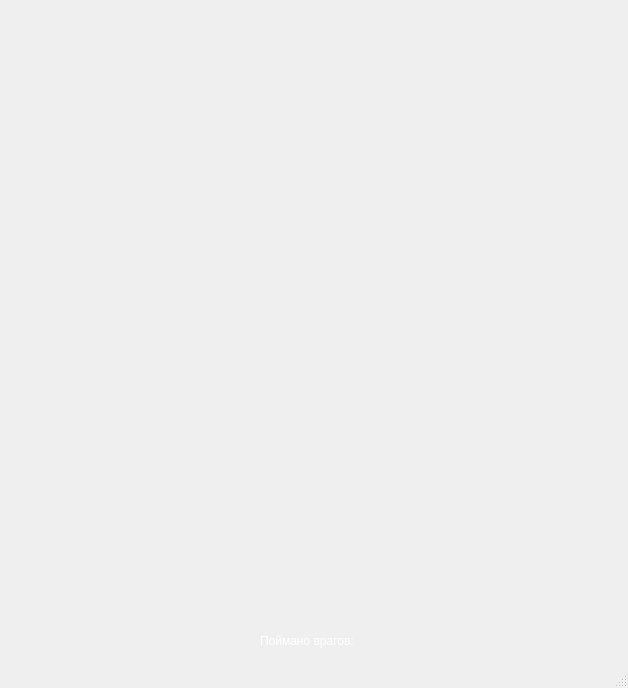
<?xml version="1.0" encoding="UTF-8"?>
<ui version="4.0">
 <class>MainWindow</class>
 <widget class="QMainWindow" name="MainWindow">
  <property name="geometry">
   <rect>
    <x>0</x>
    <y>0</y>
    <width>628</width>
    <height>688</height>
   </rect>
  </property>
  <property name="windowTitle">
   <string>MainWindow</string>
  </property>
  <widget class="QWidget" name="centralwidget">
   <widget class="QLabel" name="fon">
    <property name="geometry">
     <rect>
      <x>0</x>
      <y>0</y>
      <width>851</width>
      <height>701</height>
     </rect>
    </property>
    <property name="text">
     <string/>
    </property>
    <property name="pixmap">
     <pixmap>images/font.jpg</pixmap>
    </property>
   </widget>
   <widget class="QLabel" name="label">
    <property name="geometry">
     <rect>
      <x>260</x>
      <y>630</y>
      <width>231</width>
      <height>21</height>
     </rect>
    </property>
    <property name="styleSheet">
     <string notr="true">font: 75 14pt &quot;MS Shell Dlg 2&quot;;color: rgb(255, 255, 255)</string>
    </property>
    <property name="text">
     <string>Поймано врагов:</string>
    </property>
   </widget>
   <widget class="QLabel" name="lb2">
    <property name="geometry">
     <rect>
      <x>80</x>
      <y>10</y>
      <width>50</width>
      <height>50</height>
     </rect>
    </property>
    <property name="text">
     <string/>
    </property>
    <property name="pixmap">
     <pixmap>images/player.jpg</pixmap>
    </property>
   </widget>
   <widget class="QLabel" name="lb13">
    <property name="geometry">
     <rect>
      <x>140</x>
      <y>70</y>
      <width>50</width>
      <height>50</height>
     </rect>
    </property>
    <property name="text">
     <string/>
    </property>
    <property name="pixmap">
     <pixmap>images/player.jpg</pixmap>
    </property>
   </widget>
   <widget class="QLabel" name="lb19">
    <property name="geometry">
     <rect>
      <x>500</x>
      <y>70</y>
      <width>50</width>
      <height>50</height>
     </rect>
    </property>
    <property name="text">
     <string/>
    </property>
    <property name="pixmap">
     <pixmap>images/player.jpg</pixmap>
    </property>
   </widget>
   <widget class="QLabel" name="lb10">
    <property name="geometry">
     <rect>
      <x>560</x>
      <y>10</y>
      <width>50</width>
      <height>50</height>
     </rect>
    </property>
    <property name="text">
     <string/>
    </property>
    <property name="pixmap">
     <pixmap>images/player.jpg</pixmap>
    </property>
   </widget>
   <widget class="QLabel" name="lb6">
    <property name="geometry">
     <rect>
      <x>320</x>
      <y>10</y>
      <width>50</width>
      <height>50</height>
     </rect>
    </property>
    <property name="text">
     <string/>
    </property>
    <property name="pixmap">
     <pixmap>images/player.jpg</pixmap>
    </property>
   </widget>
   <widget class="QLabel" name="lb11">
    <property name="geometry">
     <rect>
      <x>20</x>
      <y>70</y>
      <width>50</width>
      <height>50</height>
     </rect>
    </property>
    <property name="text">
     <string/>
    </property>
    <property name="pixmap">
     <pixmap>images/player.jpg</pixmap>
    </property>
   </widget>
   <widget class="QLabel" name="lb3">
    <property name="geometry">
     <rect>
      <x>140</x>
      <y>10</y>
      <width>50</width>
      <height>50</height>
     </rect>
    </property>
    <property name="text">
     <string/>
    </property>
    <property name="pixmap">
     <pixmap>images/player.jpg</pixmap>
    </property>
   </widget>
   <widget class="QLabel" name="lb20">
    <property name="geometry">
     <rect>
      <x>560</x>
      <y>70</y>
      <width>50</width>
      <height>50</height>
     </rect>
    </property>
    <property name="text">
     <string/>
    </property>
    <property name="pixmap">
     <pixmap>images/player.jpg</pixmap>
    </property>
   </widget>
   <widget class="QLabel" name="lb9">
    <property name="geometry">
     <rect>
      <x>500</x>
      <y>10</y>
      <width>50</width>
      <height>50</height>
     </rect>
    </property>
    <property name="text">
     <string/>
    </property>
    <property name="pixmap">
     <pixmap>images/player.jpg</pixmap>
    </property>
   </widget>
   <widget class="QLabel" name="lb16">
    <property name="geometry">
     <rect>
      <x>320</x>
      <y>70</y>
      <width>50</width>
      <height>50</height>
     </rect>
    </property>
    <property name="text">
     <string/>
    </property>
    <property name="pixmap">
     <pixmap>images/player.jpg</pixmap>
    </property>
   </widget>
   <widget class="QLabel" name="lb15">
    <property name="geometry">
     <rect>
      <x>260</x>
      <y>70</y>
      <width>50</width>
      <height>50</height>
     </rect>
    </property>
    <property name="text">
     <string/>
    </property>
    <property name="pixmap">
     <pixmap>images/player.jpg</pixmap>
    </property>
   </widget>
   <widget class="QLabel" name="lb18">
    <property name="geometry">
     <rect>
      <x>440</x>
      <y>70</y>
      <width>50</width>
      <height>50</height>
     </rect>
    </property>
    <property name="text">
     <string/>
    </property>
    <property name="pixmap">
     <pixmap>images/player.jpg</pixmap>
    </property>
   </widget>
   <widget class="QLabel" name="lb5">
    <property name="geometry">
     <rect>
      <x>260</x>
      <y>10</y>
      <width>50</width>
      <height>50</height>
     </rect>
    </property>
    <property name="text">
     <string/>
    </property>
    <property name="pixmap">
     <pixmap>images/player.jpg</pixmap>
    </property>
   </widget>
   <widget class="QLabel" name="lb4">
    <property name="geometry">
     <rect>
      <x>200</x>
      <y>10</y>
      <width>50</width>
      <height>50</height>
     </rect>
    </property>
    <property name="text">
     <string/>
    </property>
    <property name="pixmap">
     <pixmap>images/player.jpg</pixmap>
    </property>
   </widget>
   <widget class="QLabel" name="lb17">
    <property name="geometry">
     <rect>
      <x>380</x>
      <y>70</y>
      <width>50</width>
      <height>50</height>
     </rect>
    </property>
    <property name="text">
     <string/>
    </property>
    <property name="pixmap">
     <pixmap>images/player.jpg</pixmap>
    </property>
   </widget>
   <widget class="QLabel" name="lb14">
    <property name="geometry">
     <rect>
      <x>200</x>
      <y>70</y>
      <width>50</width>
      <height>50</height>
     </rect>
    </property>
    <property name="text">
     <string/>
    </property>
    <property name="pixmap">
     <pixmap>images/player.jpg</pixmap>
    </property>
   </widget>
   <widget class="QLabel" name="lb7">
    <property name="geometry">
     <rect>
      <x>380</x>
      <y>10</y>
      <width>50</width>
      <height>50</height>
     </rect>
    </property>
    <property name="text">
     <string/>
    </property>
    <property name="pixmap">
     <pixmap>images/player.jpg</pixmap>
    </property>
   </widget>
   <widget class="QLabel" name="lb8">
    <property name="geometry">
     <rect>
      <x>440</x>
      <y>10</y>
      <width>50</width>
      <height>50</height>
     </rect>
    </property>
    <property name="text">
     <string/>
    </property>
    <property name="pixmap">
     <pixmap>images/player.jpg</pixmap>
    </property>
   </widget>
   <widget class="QLabel" name="lb1">
    <property name="geometry">
     <rect>
      <x>20</x>
      <y>10</y>
      <width>50</width>
      <height>50</height>
     </rect>
    </property>
    <property name="text">
     <string/>
    </property>
    <property name="pixmap">
     <pixmap>images/player.jpg</pixmap>
    </property>
   </widget>
   <widget class="QLabel" name="lb12">
    <property name="geometry">
     <rect>
      <x>80</x>
      <y>70</y>
      <width>50</width>
      <height>50</height>
     </rect>
    </property>
    <property name="text">
     <string/>
    </property>
    <property name="pixmap">
     <pixmap>images/player.jpg</pixmap>
    </property>
   </widget>
   <widget class="QLabel" name="lb38">
    <property name="geometry">
     <rect>
      <x>440</x>
      <y>190</y>
      <width>50</width>
      <height>50</height>
     </rect>
    </property>
    <property name="text">
     <string/>
    </property>
    <property name="pixmap">
     <pixmap>images/player.jpg</pixmap>
    </property>
   </widget>
   <widget class="QLabel" name="lb36">
    <property name="geometry">
     <rect>
      <x>320</x>
      <y>190</y>
      <width>50</width>
      <height>50</height>
     </rect>
    </property>
    <property name="text">
     <string/>
    </property>
    <property name="pixmap">
     <pixmap>images/player.jpg</pixmap>
    </property>
   </widget>
   <widget class="QLabel" name="lb26">
    <property name="geometry">
     <rect>
      <x>320</x>
      <y>130</y>
      <width>50</width>
      <height>50</height>
     </rect>
    </property>
    <property name="text">
     <string/>
    </property>
    <property name="pixmap">
     <pixmap>images/player.jpg</pixmap>
    </property>
   </widget>
   <widget class="QLabel" name="lb32">
    <property name="geometry">
     <rect>
      <x>80</x>
      <y>190</y>
      <width>50</width>
      <height>50</height>
     </rect>
    </property>
    <property name="text">
     <string/>
    </property>
    <property name="pixmap">
     <pixmap>images/player.jpg</pixmap>
    </property>
   </widget>
   <widget class="QLabel" name="lb29">
    <property name="geometry">
     <rect>
      <x>500</x>
      <y>130</y>
      <width>50</width>
      <height>50</height>
     </rect>
    </property>
    <property name="text">
     <string/>
    </property>
    <property name="pixmap">
     <pixmap>images/player.jpg</pixmap>
    </property>
   </widget>
   <widget class="QLabel" name="lb21">
    <property name="geometry">
     <rect>
      <x>20</x>
      <y>130</y>
      <width>50</width>
      <height>50</height>
     </rect>
    </property>
    <property name="text">
     <string/>
    </property>
    <property name="pixmap">
     <pixmap>images/player.jpg</pixmap>
    </property>
   </widget>
   <widget class="QLabel" name="lb40">
    <property name="geometry">
     <rect>
      <x>560</x>
      <y>190</y>
      <width>50</width>
      <height>50</height>
     </rect>
    </property>
    <property name="text">
     <string/>
    </property>
    <property name="pixmap">
     <pixmap>images/player.jpg</pixmap>
    </property>
   </widget>
   <widget class="QLabel" name="lb30">
    <property name="geometry">
     <rect>
      <x>560</x>
      <y>130</y>
      <width>50</width>
      <height>50</height>
     </rect>
    </property>
    <property name="text">
     <string/>
    </property>
    <property name="pixmap">
     <pixmap>images/player.jpg</pixmap>
    </property>
   </widget>
   <widget class="QLabel" name="lb22">
    <property name="geometry">
     <rect>
      <x>80</x>
      <y>130</y>
      <width>50</width>
      <height>50</height>
     </rect>
    </property>
    <property name="text">
     <string/>
    </property>
    <property name="pixmap">
     <pixmap>images/player.jpg</pixmap>
    </property>
   </widget>
   <widget class="QLabel" name="lb31">
    <property name="geometry">
     <rect>
      <x>20</x>
      <y>190</y>
      <width>50</width>
      <height>50</height>
     </rect>
    </property>
    <property name="text">
     <string/>
    </property>
    <property name="pixmap">
     <pixmap>images/player.jpg</pixmap>
    </property>
   </widget>
   <widget class="QLabel" name="lb23">
    <property name="geometry">
     <rect>
      <x>140</x>
      <y>130</y>
      <width>50</width>
      <height>50</height>
     </rect>
    </property>
    <property name="text">
     <string/>
    </property>
    <property name="pixmap">
     <pixmap>images/player.jpg</pixmap>
    </property>
   </widget>
   <widget class="QLabel" name="lb39">
    <property name="geometry">
     <rect>
      <x>500</x>
      <y>190</y>
      <width>50</width>
      <height>50</height>
     </rect>
    </property>
    <property name="text">
     <string/>
    </property>
    <property name="pixmap">
     <pixmap>images/player.jpg</pixmap>
    </property>
   </widget>
   <widget class="QLabel" name="lb28">
    <property name="geometry">
     <rect>
      <x>440</x>
      <y>130</y>
      <width>50</width>
      <height>50</height>
     </rect>
    </property>
    <property name="text">
     <string/>
    </property>
    <property name="pixmap">
     <pixmap>images/player.jpg</pixmap>
    </property>
   </widget>
   <widget class="QLabel" name="lb37">
    <property name="geometry">
     <rect>
      <x>380</x>
      <y>190</y>
      <width>50</width>
      <height>50</height>
     </rect>
    </property>
    <property name="text">
     <string/>
    </property>
    <property name="pixmap">
     <pixmap>images/player.jpg</pixmap>
    </property>
   </widget>
   <widget class="QLabel" name="lb33">
    <property name="geometry">
     <rect>
      <x>140</x>
      <y>190</y>
      <width>50</width>
      <height>50</height>
     </rect>
    </property>
    <property name="text">
     <string/>
    </property>
    <property name="pixmap">
     <pixmap>images/player.jpg</pixmap>
    </property>
   </widget>
   <widget class="QLabel" name="lb34">
    <property name="geometry">
     <rect>
      <x>200</x>
      <y>190</y>
      <width>50</width>
      <height>50</height>
     </rect>
    </property>
    <property name="text">
     <string/>
    </property>
    <property name="pixmap">
     <pixmap>images/player.jpg</pixmap>
    </property>
   </widget>
   <widget class="QLabel" name="lb35">
    <property name="geometry">
     <rect>
      <x>260</x>
      <y>190</y>
      <width>50</width>
      <height>50</height>
     </rect>
    </property>
    <property name="text">
     <string/>
    </property>
    <property name="pixmap">
     <pixmap>images/player.jpg</pixmap>
    </property>
   </widget>
   <widget class="QLabel" name="lb25">
    <property name="geometry">
     <rect>
      <x>260</x>
      <y>130</y>
      <width>50</width>
      <height>50</height>
     </rect>
    </property>
    <property name="text">
     <string/>
    </property>
    <property name="pixmap">
     <pixmap>images/player.jpg</pixmap>
    </property>
   </widget>
   <widget class="QLabel" name="lb24">
    <property name="geometry">
     <rect>
      <x>200</x>
      <y>130</y>
      <width>50</width>
      <height>50</height>
     </rect>
    </property>
    <property name="text">
     <string/>
    </property>
    <property name="pixmap">
     <pixmap>images/player.jpg</pixmap>
    </property>
   </widget>
   <widget class="QLabel" name="lb27">
    <property name="geometry">
     <rect>
      <x>380</x>
      <y>130</y>
      <width>50</width>
      <height>50</height>
     </rect>
    </property>
    <property name="text">
     <string/>
    </property>
    <property name="pixmap">
     <pixmap>images/player.jpg</pixmap>
    </property>
   </widget>
   <widget class="QLabel" name="lb68">
    <property name="geometry">
     <rect>
      <x>440</x>
      <y>370</y>
      <width>50</width>
      <height>50</height>
     </rect>
    </property>
    <property name="text">
     <string/>
    </property>
    <property name="pixmap">
     <pixmap>images/player.jpg</pixmap>
    </property>
   </widget>
   <widget class="QLabel" name="lb66">
    <property name="geometry">
     <rect>
      <x>320</x>
      <y>370</y>
      <width>50</width>
      <height>50</height>
     </rect>
    </property>
    <property name="text">
     <string/>
    </property>
    <property name="pixmap">
     <pixmap>images/player.jpg</pixmap>
    </property>
   </widget>
   <widget class="QLabel" name="lb46">
    <property name="geometry">
     <rect>
      <x>320</x>
      <y>250</y>
      <width>50</width>
      <height>50</height>
     </rect>
    </property>
    <property name="text">
     <string/>
    </property>
    <property name="pixmap">
     <pixmap>images/player.jpg</pixmap>
    </property>
   </widget>
   <widget class="QLabel" name="lb62">
    <property name="geometry">
     <rect>
      <x>80</x>
      <y>370</y>
      <width>50</width>
      <height>50</height>
     </rect>
    </property>
    <property name="text">
     <string/>
    </property>
    <property name="pixmap">
     <pixmap>images/player.jpg</pixmap>
    </property>
   </widget>
   <widget class="QLabel" name="lb49">
    <property name="geometry">
     <rect>
      <x>500</x>
      <y>250</y>
      <width>50</width>
      <height>50</height>
     </rect>
    </property>
    <property name="text">
     <string/>
    </property>
    <property name="pixmap">
     <pixmap>images/player.jpg</pixmap>
    </property>
   </widget>
   <widget class="QLabel" name="lb41">
    <property name="geometry">
     <rect>
      <x>20</x>
      <y>250</y>
      <width>50</width>
      <height>50</height>
     </rect>
    </property>
    <property name="text">
     <string/>
    </property>
    <property name="pixmap">
     <pixmap>images/player.jpg</pixmap>
    </property>
   </widget>
   <widget class="QLabel" name="lb70">
    <property name="geometry">
     <rect>
      <x>560</x>
      <y>370</y>
      <width>50</width>
      <height>50</height>
     </rect>
    </property>
    <property name="text">
     <string/>
    </property>
    <property name="pixmap">
     <pixmap>images/player.jpg</pixmap>
    </property>
   </widget>
   <widget class="QLabel" name="lb50">
    <property name="geometry">
     <rect>
      <x>560</x>
      <y>250</y>
      <width>50</width>
      <height>50</height>
     </rect>
    </property>
    <property name="text">
     <string/>
    </property>
    <property name="pixmap">
     <pixmap>images/player.jpg</pixmap>
    </property>
   </widget>
   <widget class="QLabel" name="lb42">
    <property name="geometry">
     <rect>
      <x>80</x>
      <y>250</y>
      <width>50</width>
      <height>50</height>
     </rect>
    </property>
    <property name="text">
     <string/>
    </property>
    <property name="pixmap">
     <pixmap>images/player.jpg</pixmap>
    </property>
   </widget>
   <widget class="QLabel" name="lb61">
    <property name="geometry">
     <rect>
      <x>20</x>
      <y>370</y>
      <width>50</width>
      <height>50</height>
     </rect>
    </property>
    <property name="text">
     <string/>
    </property>
    <property name="pixmap">
     <pixmap>images/player.jpg</pixmap>
    </property>
   </widget>
   <widget class="QLabel" name="lb43">
    <property name="geometry">
     <rect>
      <x>140</x>
      <y>250</y>
      <width>50</width>
      <height>50</height>
     </rect>
    </property>
    <property name="text">
     <string/>
    </property>
    <property name="pixmap">
     <pixmap>images/player.jpg</pixmap>
    </property>
   </widget>
   <widget class="QLabel" name="lb69">
    <property name="geometry">
     <rect>
      <x>500</x>
      <y>370</y>
      <width>50</width>
      <height>50</height>
     </rect>
    </property>
    <property name="text">
     <string/>
    </property>
    <property name="pixmap">
     <pixmap>images/player.jpg</pixmap>
    </property>
   </widget>
   <widget class="QLabel" name="lb48">
    <property name="geometry">
     <rect>
      <x>440</x>
      <y>250</y>
      <width>50</width>
      <height>50</height>
     </rect>
    </property>
    <property name="text">
     <string/>
    </property>
    <property name="pixmap">
     <pixmap>images/player.jpg</pixmap>
    </property>
   </widget>
   <widget class="QLabel" name="lb67">
    <property name="geometry">
     <rect>
      <x>380</x>
      <y>370</y>
      <width>50</width>
      <height>50</height>
     </rect>
    </property>
    <property name="text">
     <string/>
    </property>
    <property name="pixmap">
     <pixmap>images/player.jpg</pixmap>
    </property>
   </widget>
   <widget class="QLabel" name="lb63">
    <property name="geometry">
     <rect>
      <x>140</x>
      <y>370</y>
      <width>50</width>
      <height>50</height>
     </rect>
    </property>
    <property name="text">
     <string/>
    </property>
    <property name="pixmap">
     <pixmap>images/player.jpg</pixmap>
    </property>
   </widget>
   <widget class="QLabel" name="lb64">
    <property name="geometry">
     <rect>
      <x>200</x>
      <y>370</y>
      <width>50</width>
      <height>50</height>
     </rect>
    </property>
    <property name="text">
     <string/>
    </property>
    <property name="pixmap">
     <pixmap>images/player.jpg</pixmap>
    </property>
   </widget>
   <widget class="QLabel" name="lb65">
    <property name="geometry">
     <rect>
      <x>260</x>
      <y>370</y>
      <width>50</width>
      <height>50</height>
     </rect>
    </property>
    <property name="text">
     <string/>
    </property>
    <property name="pixmap">
     <pixmap>images/player.jpg</pixmap>
    </property>
   </widget>
   <widget class="QLabel" name="lb45">
    <property name="geometry">
     <rect>
      <x>260</x>
      <y>250</y>
      <width>50</width>
      <height>50</height>
     </rect>
    </property>
    <property name="text">
     <string/>
    </property>
    <property name="pixmap">
     <pixmap>images/player.jpg</pixmap>
    </property>
   </widget>
   <widget class="QLabel" name="lb44">
    <property name="geometry">
     <rect>
      <x>200</x>
      <y>250</y>
      <width>50</width>
      <height>50</height>
     </rect>
    </property>
    <property name="text">
     <string/>
    </property>
    <property name="pixmap">
     <pixmap>images/player.jpg</pixmap>
    </property>
   </widget>
   <widget class="QLabel" name="lb47">
    <property name="geometry">
     <rect>
      <x>380</x>
      <y>250</y>
      <width>50</width>
      <height>50</height>
     </rect>
    </property>
    <property name="text">
     <string/>
    </property>
    <property name="pixmap">
     <pixmap>images/player.jpg</pixmap>
    </property>
   </widget>
   <widget class="QLabel" name="lb88">
    <property name="geometry">
     <rect>
      <x>440</x>
      <y>490</y>
      <width>50</width>
      <height>50</height>
     </rect>
    </property>
    <property name="text">
     <string/>
    </property>
    <property name="pixmap">
     <pixmap>images/player.jpg</pixmap>
    </property>
   </widget>
   <widget class="QLabel" name="lb86">
    <property name="geometry">
     <rect>
      <x>320</x>
      <y>490</y>
      <width>50</width>
      <height>50</height>
     </rect>
    </property>
    <property name="text">
     <string/>
    </property>
    <property name="pixmap">
     <pixmap>images/player.jpg</pixmap>
    </property>
   </widget>
   <widget class="QLabel" name="lb76">
    <property name="geometry">
     <rect>
      <x>320</x>
      <y>430</y>
      <width>50</width>
      <height>50</height>
     </rect>
    </property>
    <property name="text">
     <string/>
    </property>
    <property name="pixmap">
     <pixmap>images/player.jpg</pixmap>
    </property>
   </widget>
   <widget class="QLabel" name="lb82">
    <property name="geometry">
     <rect>
      <x>80</x>
      <y>490</y>
      <width>50</width>
      <height>50</height>
     </rect>
    </property>
    <property name="text">
     <string/>
    </property>
    <property name="pixmap">
     <pixmap>images/player.jpg</pixmap>
    </property>
   </widget>
   <widget class="QLabel" name="lb79">
    <property name="geometry">
     <rect>
      <x>500</x>
      <y>430</y>
      <width>50</width>
      <height>50</height>
     </rect>
    </property>
    <property name="text">
     <string/>
    </property>
    <property name="pixmap">
     <pixmap>images/player.jpg</pixmap>
    </property>
   </widget>
   <widget class="QLabel" name="lb71">
    <property name="geometry">
     <rect>
      <x>20</x>
      <y>430</y>
      <width>50</width>
      <height>50</height>
     </rect>
    </property>
    <property name="text">
     <string/>
    </property>
    <property name="pixmap">
     <pixmap>images/player.jpg</pixmap>
    </property>
   </widget>
   <widget class="QLabel" name="lb90">
    <property name="geometry">
     <rect>
      <x>560</x>
      <y>490</y>
      <width>50</width>
      <height>50</height>
     </rect>
    </property>
    <property name="text">
     <string/>
    </property>
    <property name="pixmap">
     <pixmap>images/player.jpg</pixmap>
    </property>
   </widget>
   <widget class="QLabel" name="lb80">
    <property name="geometry">
     <rect>
      <x>560</x>
      <y>430</y>
      <width>50</width>
      <height>50</height>
     </rect>
    </property>
    <property name="text">
     <string/>
    </property>
    <property name="pixmap">
     <pixmap>images/player.jpg</pixmap>
    </property>
   </widget>
   <widget class="QLabel" name="lb72">
    <property name="geometry">
     <rect>
      <x>80</x>
      <y>430</y>
      <width>50</width>
      <height>50</height>
     </rect>
    </property>
    <property name="text">
     <string/>
    </property>
    <property name="pixmap">
     <pixmap>images/player.jpg</pixmap>
    </property>
   </widget>
   <widget class="QLabel" name="lb81">
    <property name="geometry">
     <rect>
      <x>20</x>
      <y>490</y>
      <width>50</width>
      <height>50</height>
     </rect>
    </property>
    <property name="text">
     <string/>
    </property>
    <property name="pixmap">
     <pixmap>images/player.jpg</pixmap>
    </property>
   </widget>
   <widget class="QLabel" name="lb73">
    <property name="geometry">
     <rect>
      <x>140</x>
      <y>430</y>
      <width>50</width>
      <height>50</height>
     </rect>
    </property>
    <property name="text">
     <string/>
    </property>
    <property name="pixmap">
     <pixmap>images/player.jpg</pixmap>
    </property>
   </widget>
   <widget class="QLabel" name="lb89">
    <property name="geometry">
     <rect>
      <x>500</x>
      <y>490</y>
      <width>50</width>
      <height>50</height>
     </rect>
    </property>
    <property name="text">
     <string/>
    </property>
    <property name="pixmap">
     <pixmap>images/player.jpg</pixmap>
    </property>
   </widget>
   <widget class="QLabel" name="lb78">
    <property name="geometry">
     <rect>
      <x>440</x>
      <y>430</y>
      <width>50</width>
      <height>50</height>
     </rect>
    </property>
    <property name="text">
     <string/>
    </property>
    <property name="pixmap">
     <pixmap>images/player.jpg</pixmap>
    </property>
   </widget>
   <widget class="QLabel" name="lb87">
    <property name="geometry">
     <rect>
      <x>380</x>
      <y>490</y>
      <width>50</width>
      <height>50</height>
     </rect>
    </property>
    <property name="text">
     <string/>
    </property>
    <property name="pixmap">
     <pixmap>images/player.jpg</pixmap>
    </property>
   </widget>
   <widget class="QLabel" name="lb83">
    <property name="geometry">
     <rect>
      <x>140</x>
      <y>490</y>
      <width>50</width>
      <height>50</height>
     </rect>
    </property>
    <property name="text">
     <string/>
    </property>
    <property name="pixmap">
     <pixmap>images/player.jpg</pixmap>
    </property>
   </widget>
   <widget class="QLabel" name="lb84">
    <property name="geometry">
     <rect>
      <x>200</x>
      <y>490</y>
      <width>50</width>
      <height>50</height>
     </rect>
    </property>
    <property name="text">
     <string/>
    </property>
    <property name="pixmap">
     <pixmap>images/player.jpg</pixmap>
    </property>
   </widget>
   <widget class="QLabel" name="lb85">
    <property name="geometry">
     <rect>
      <x>260</x>
      <y>490</y>
      <width>50</width>
      <height>50</height>
     </rect>
    </property>
    <property name="text">
     <string/>
    </property>
    <property name="pixmap">
     <pixmap>images/player.jpg</pixmap>
    </property>
   </widget>
   <widget class="QLabel" name="lb75">
    <property name="geometry">
     <rect>
      <x>260</x>
      <y>430</y>
      <width>50</width>
      <height>50</height>
     </rect>
    </property>
    <property name="text">
     <string/>
    </property>
    <property name="pixmap">
     <pixmap>images/player.jpg</pixmap>
    </property>
   </widget>
   <widget class="QLabel" name="lb74">
    <property name="geometry">
     <rect>
      <x>200</x>
      <y>430</y>
      <width>50</width>
      <height>50</height>
     </rect>
    </property>
    <property name="text">
     <string/>
    </property>
    <property name="pixmap">
     <pixmap>images/player.jpg</pixmap>
    </property>
   </widget>
   <widget class="QLabel" name="lb77">
    <property name="geometry">
     <rect>
      <x>380</x>
      <y>430</y>
      <width>50</width>
      <height>50</height>
     </rect>
    </property>
    <property name="text">
     <string/>
    </property>
    <property name="pixmap">
     <pixmap>images/player.jpg</pixmap>
    </property>
   </widget>
   <widget class="QLabel" name="lb58">
    <property name="geometry">
     <rect>
      <x>440</x>
      <y>310</y>
      <width>50</width>
      <height>50</height>
     </rect>
    </property>
    <property name="text">
     <string/>
    </property>
    <property name="pixmap">
     <pixmap>images/player.jpg</pixmap>
    </property>
   </widget>
   <widget class="QLabel" name="lb56">
    <property name="geometry">
     <rect>
      <x>320</x>
      <y>310</y>
      <width>50</width>
      <height>50</height>
     </rect>
    </property>
    <property name="text">
     <string/>
    </property>
    <property name="pixmap">
     <pixmap>images/player.jpg</pixmap>
    </property>
   </widget>
   <widget class="QLabel" name="lb96">
    <property name="geometry">
     <rect>
      <x>320</x>
      <y>550</y>
      <width>50</width>
      <height>50</height>
     </rect>
    </property>
    <property name="text">
     <string/>
    </property>
    <property name="pixmap">
     <pixmap>images/player.jpg</pixmap>
    </property>
   </widget>
   <widget class="QLabel" name="lb52">
    <property name="geometry">
     <rect>
      <x>80</x>
      <y>310</y>
      <width>50</width>
      <height>50</height>
     </rect>
    </property>
    <property name="text">
     <string/>
    </property>
    <property name="pixmap">
     <pixmap>images/player.jpg</pixmap>
    </property>
   </widget>
   <widget class="QLabel" name="lb99">
    <property name="geometry">
     <rect>
      <x>500</x>
      <y>550</y>
      <width>50</width>
      <height>50</height>
     </rect>
    </property>
    <property name="text">
     <string/>
    </property>
    <property name="pixmap">
     <pixmap>images/player.jpg</pixmap>
    </property>
   </widget>
   <widget class="QLabel" name="lb91">
    <property name="geometry">
     <rect>
      <x>20</x>
      <y>550</y>
      <width>50</width>
      <height>50</height>
     </rect>
    </property>
    <property name="text">
     <string/>
    </property>
    <property name="pixmap">
     <pixmap>images/player.jpg</pixmap>
    </property>
   </widget>
   <widget class="QLabel" name="lb60">
    <property name="geometry">
     <rect>
      <x>560</x>
      <y>310</y>
      <width>50</width>
      <height>50</height>
     </rect>
    </property>
    <property name="text">
     <string/>
    </property>
    <property name="pixmap">
     <pixmap>images/player.jpg</pixmap>
    </property>
   </widget>
   <widget class="QLabel" name="lb100">
    <property name="geometry">
     <rect>
      <x>560</x>
      <y>550</y>
      <width>50</width>
      <height>50</height>
     </rect>
    </property>
    <property name="text">
     <string/>
    </property>
    <property name="pixmap">
     <pixmap>images/player.jpg</pixmap>
    </property>
   </widget>
   <widget class="QLabel" name="lb92">
    <property name="geometry">
     <rect>
      <x>80</x>
      <y>550</y>
      <width>50</width>
      <height>50</height>
     </rect>
    </property>
    <property name="text">
     <string/>
    </property>
    <property name="pixmap">
     <pixmap>images/player.jpg</pixmap>
    </property>
   </widget>
   <widget class="QLabel" name="lb51">
    <property name="geometry">
     <rect>
      <x>20</x>
      <y>310</y>
      <width>50</width>
      <height>50</height>
     </rect>
    </property>
    <property name="text">
     <string/>
    </property>
    <property name="pixmap">
     <pixmap>images/player.jpg</pixmap>
    </property>
   </widget>
   <widget class="QLabel" name="lb93">
    <property name="geometry">
     <rect>
      <x>140</x>
      <y>550</y>
      <width>50</width>
      <height>50</height>
     </rect>
    </property>
    <property name="text">
     <string/>
    </property>
    <property name="pixmap">
     <pixmap>images/player.jpg</pixmap>
    </property>
   </widget>
   <widget class="QLabel" name="lb59">
    <property name="geometry">
     <rect>
      <x>500</x>
      <y>310</y>
      <width>50</width>
      <height>50</height>
     </rect>
    </property>
    <property name="text">
     <string/>
    </property>
    <property name="pixmap">
     <pixmap>images/player.jpg</pixmap>
    </property>
   </widget>
   <widget class="QLabel" name="lb98">
    <property name="geometry">
     <rect>
      <x>440</x>
      <y>550</y>
      <width>50</width>
      <height>50</height>
     </rect>
    </property>
    <property name="text">
     <string/>
    </property>
    <property name="pixmap">
     <pixmap>images/player.jpg</pixmap>
    </property>
   </widget>
   <widget class="QLabel" name="lb57">
    <property name="geometry">
     <rect>
      <x>380</x>
      <y>310</y>
      <width>50</width>
      <height>50</height>
     </rect>
    </property>
    <property name="text">
     <string/>
    </property>
    <property name="pixmap">
     <pixmap>images/player.jpg</pixmap>
    </property>
   </widget>
   <widget class="QLabel" name="lb53">
    <property name="geometry">
     <rect>
      <x>140</x>
      <y>310</y>
      <width>50</width>
      <height>50</height>
     </rect>
    </property>
    <property name="text">
     <string/>
    </property>
    <property name="pixmap">
     <pixmap>images/player.jpg</pixmap>
    </property>
   </widget>
   <widget class="QLabel" name="lb54">
    <property name="geometry">
     <rect>
      <x>200</x>
      <y>310</y>
      <width>50</width>
      <height>50</height>
     </rect>
    </property>
    <property name="text">
     <string/>
    </property>
    <property name="pixmap">
     <pixmap>images/player.jpg</pixmap>
    </property>
   </widget>
   <widget class="QLabel" name="lb55">
    <property name="geometry">
     <rect>
      <x>260</x>
      <y>310</y>
      <width>50</width>
      <height>50</height>
     </rect>
    </property>
    <property name="text">
     <string/>
    </property>
    <property name="pixmap">
     <pixmap>images/player.jpg</pixmap>
    </property>
   </widget>
   <widget class="QLabel" name="lb95">
    <property name="geometry">
     <rect>
      <x>260</x>
      <y>550</y>
      <width>50</width>
      <height>50</height>
     </rect>
    </property>
    <property name="text">
     <string/>
    </property>
    <property name="pixmap">
     <pixmap>images/player.jpg</pixmap>
    </property>
   </widget>
   <widget class="QLabel" name="lb94">
    <property name="geometry">
     <rect>
      <x>200</x>
      <y>550</y>
      <width>50</width>
      <height>50</height>
     </rect>
    </property>
    <property name="text">
     <string/>
    </property>
    <property name="pixmap">
     <pixmap>images/player.jpg</pixmap>
    </property>
   </widget>
   <widget class="QLabel" name="lb97">
    <property name="geometry">
     <rect>
      <x>380</x>
      <y>550</y>
      <width>50</width>
      <height>50</height>
     </rect>
    </property>
    <property name="text">
     <string/>
    </property>
    <property name="pixmap">
     <pixmap>images/player.jpg</pixmap>
    </property>
   </widget>
  </widget>
  <widget class="QMenuBar" name="menubar">
   <property name="geometry">
    <rect>
     <x>0</x>
     <y>0</y>
     <width>628</width>
     <height>21</height>
    </rect>
   </property>
  </widget>
  <widget class="QStatusBar" name="statusbar"/>
 </widget>
 <resources/>
 <connections/>
</ui>
